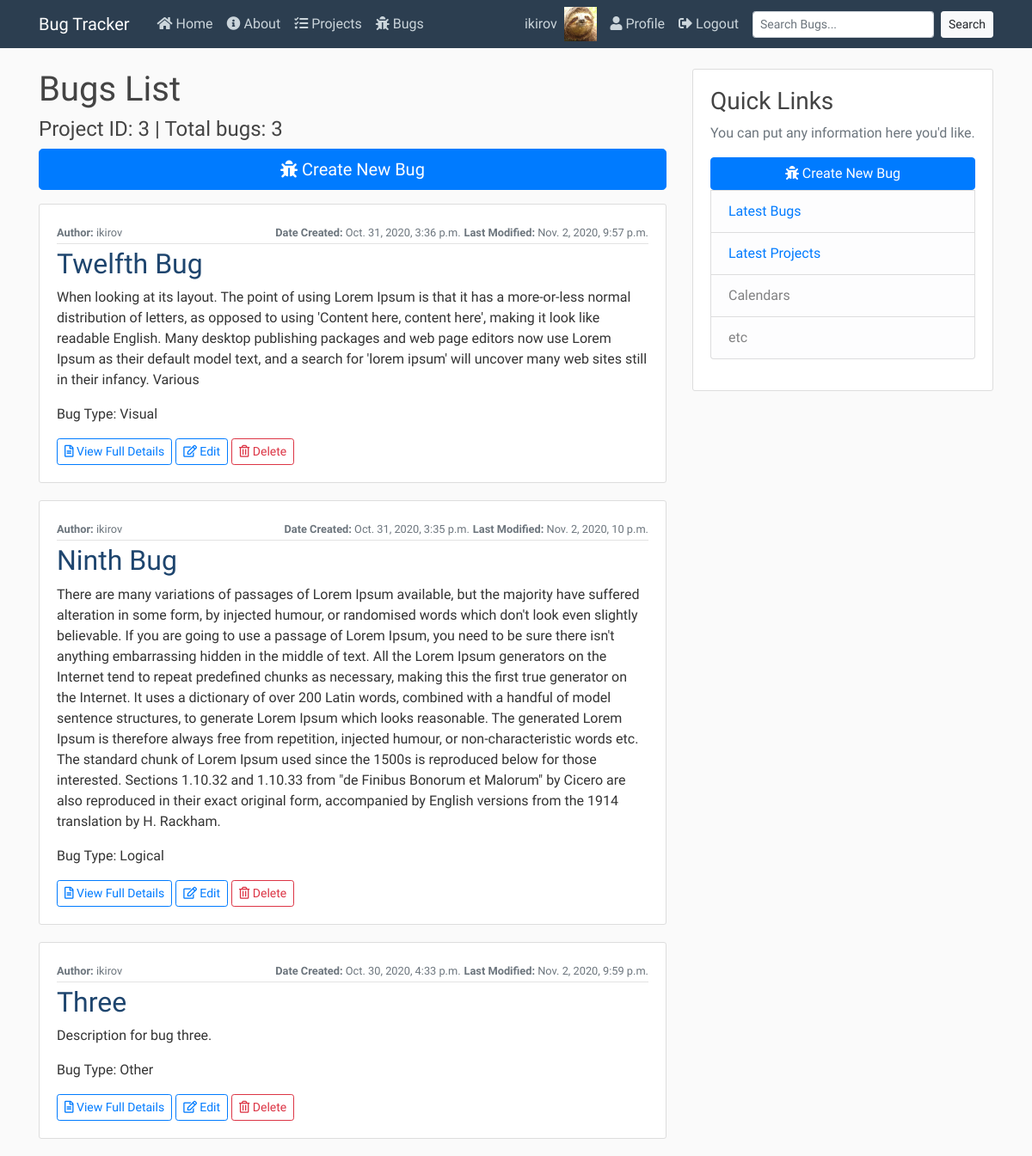
The page /bugs/project/3 (signed in) on the database as committed earlier.
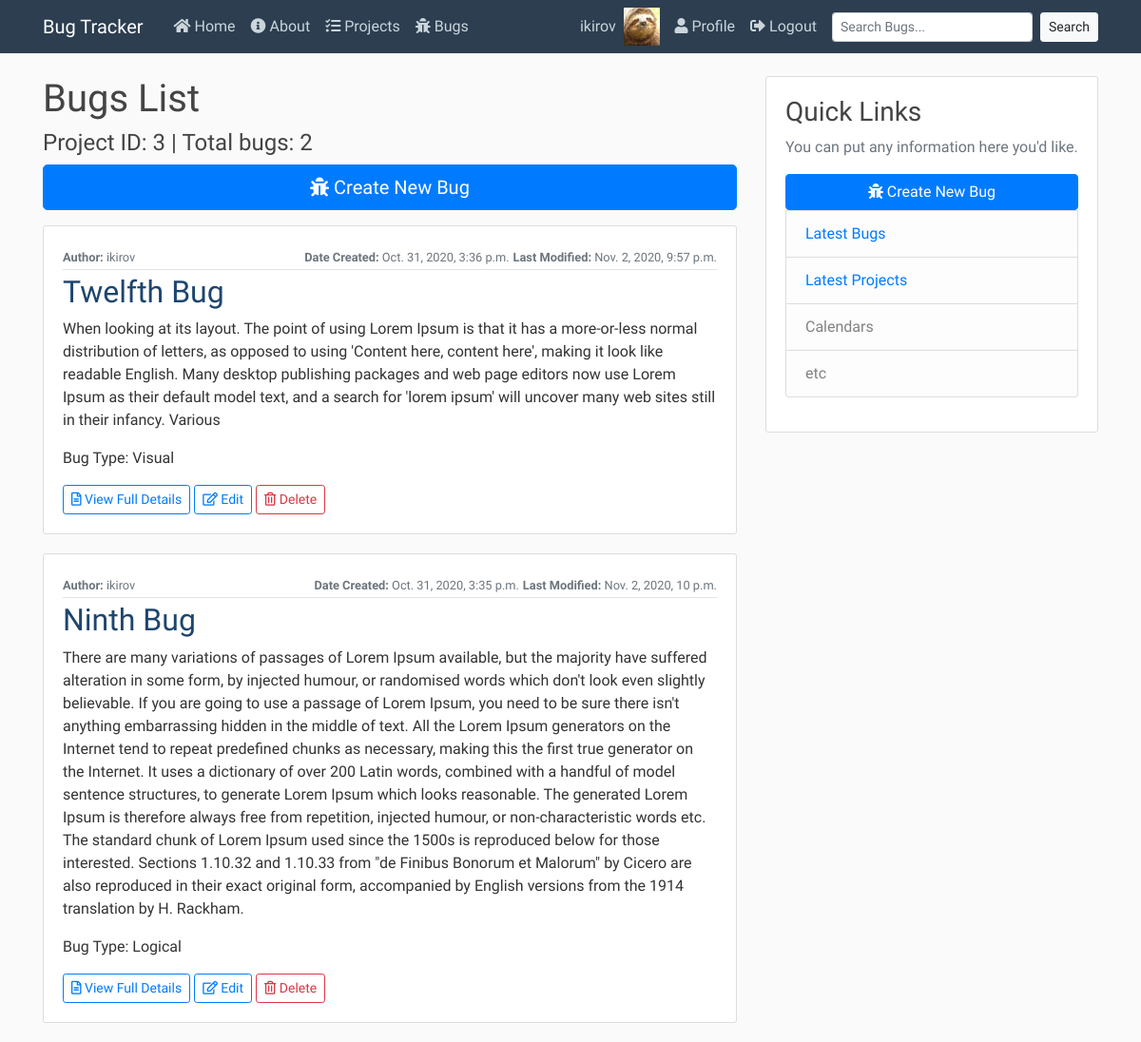
The same page on the database as committed later.
### projects/models.py (models this page shows, shortened)
class Bug(models.Model):
    author = models.ForeignKey(User, on_delete=models.DO_NOTHING)
    name = models.CharField(max_length=50)
    desc = models.CharField(max_length=2000)
    BUG_TYPES = (
        ('V', 'Visual'),
        ('L', 'Logical'),
        ('O', 'Other'),
    )
    bug_type = models.CharField(max_length=1, choices=BUG_TYPES)
    date_added = models.DateTimeField(auto_now_add=True)
    date_modified = models.DateTimeField(auto_now=True)
    project = models.ForeignKey(Project, on_delete=models.CASCADE)
    image = models.ImageField(upload_to='bug_pics', default='default_bug.png')
    image2 = models.ImageField(upload_to='bug_pics', default='default_bug.png')
    class Meta:
        ordering = ['-date_added']

### projects/views.py (the view)
# urls.py: path('bugs/project/<int:id>', BugProjectListView.as_view(), name="bugs-project"),
class BugProjectListView(LoginRequiredMixin, ListView):
    model = Bug
    paginate_by = 5
    template_name="projects/project_bugs.html"
    def get_queryset(self):
        project = get_object_or_404(Project, id=self.kwargs.get('id'))
        return Bug.objects.filter(project=project)

### projects/templates/projects/project_bugs.html (shortened to what this page needs)
{% extends "status/base.html" %}
{% block content %}
    <h1>Bugs List</h1>
    <h4>Project ID: {{ view.kwargs.id }} | Total bugs: {{ page_obj.paginator.count }}</h4>
    <p><a class="btn btn-primary btn-lg" style="width: 100%;" href="{% url 'bugs-create' %}"><i class="fas fa-bug"></i> Create New Bug</a></p>
    {% for bug in object_list %}
        <article class="media content-section">
            <div class="media-body">
                <div class="article-metadata">
                    <div style="display: flex; justify-content: space-between;">
                        <div>
                            <small class="text-muted"><strong>Author:</strong> {{ bug.author }}</small>
                        </div>
                        <div>
                            <small class="text-muted"><strong>Date Created:</strong> {{ bug.date_added }}</small>
                            <small class="text-muted"><strong>Last Modified:</strong> {{ bug.date_modified }}</small>
                        </div>
                    </div>
                </div>
                <h2><a class="article-title" href="{% url 'bugs-detail' bug.id %}">{{ bug.name }}</a></h2>
                <p>{{bug.desc}}</p>
                <p class="article-content">Bug Type: {{ bug.get_bug_type_display }}</p>
                <a class="btn btn-outline-primary btn-sm" href="{% url 'bugs-detail' bug.id %}"><i class="far fa-file-alt"></i> View Full Details</a>
                <a class="btn btn-outline-primary btn-sm" href="{% url 'bugs-update' bug.id %}"><i class="far fa-edit"></i> Edit</a>
                <a class="btn btn-outline-danger btn-sm" href="{% url 'bugs-delete' bug.id %}"><i class="far fa-trash-alt"></i> Delete</a>
            </div>
        </article>
    {% endfor %}
{% endblock content %}

Rows that differ between the two databases and show on the page:
removed Bug: author "ikirov", date_added "Oct. 30, 2020, 4:33 p.m.", date_modified "Nov. 2, 2020, 9:59 p.m.", name "Three", desc "Description for bug three.", bug_type "Other"
Other text that changed with them:
{{ page_obj.paginator.count }}: "3" → "2"
